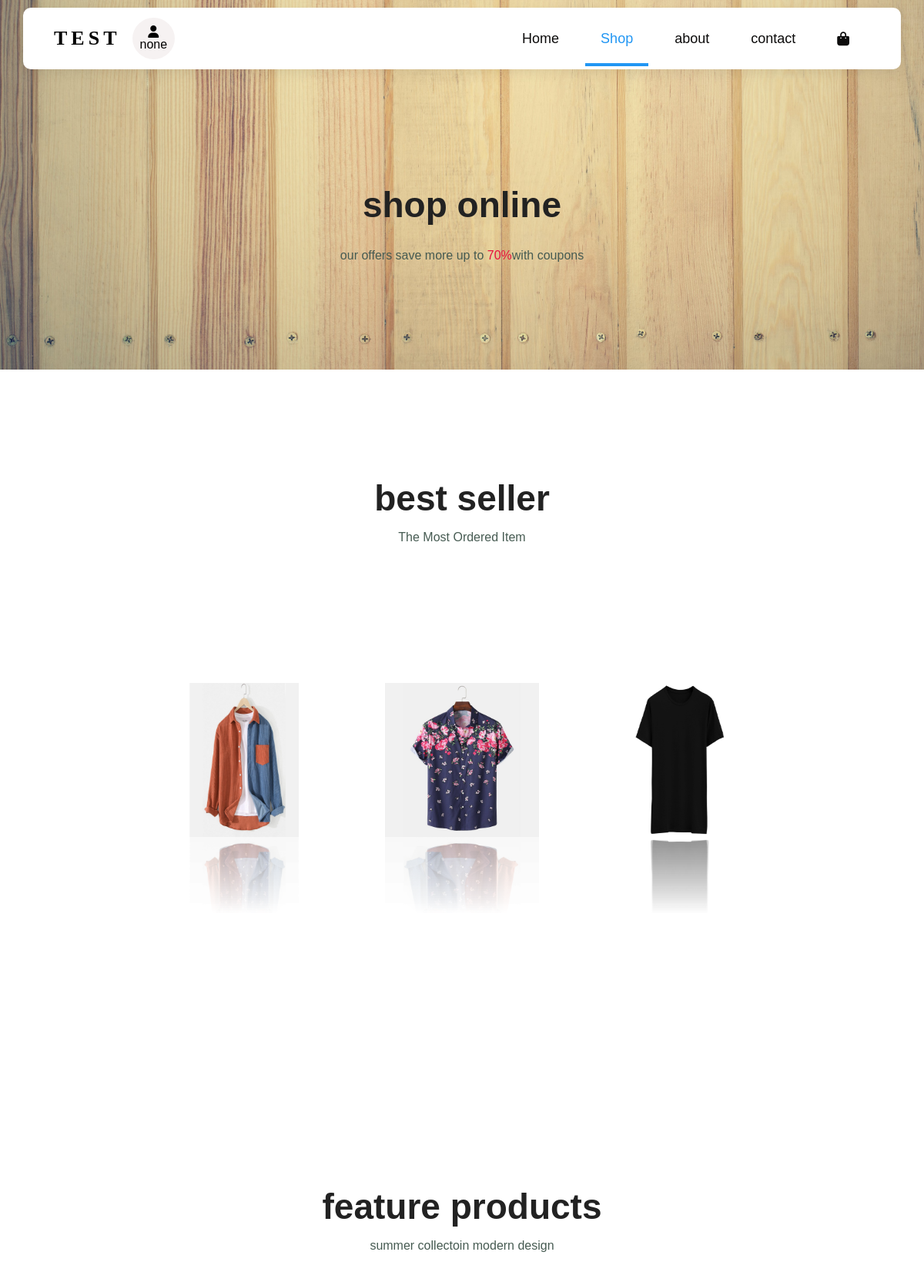
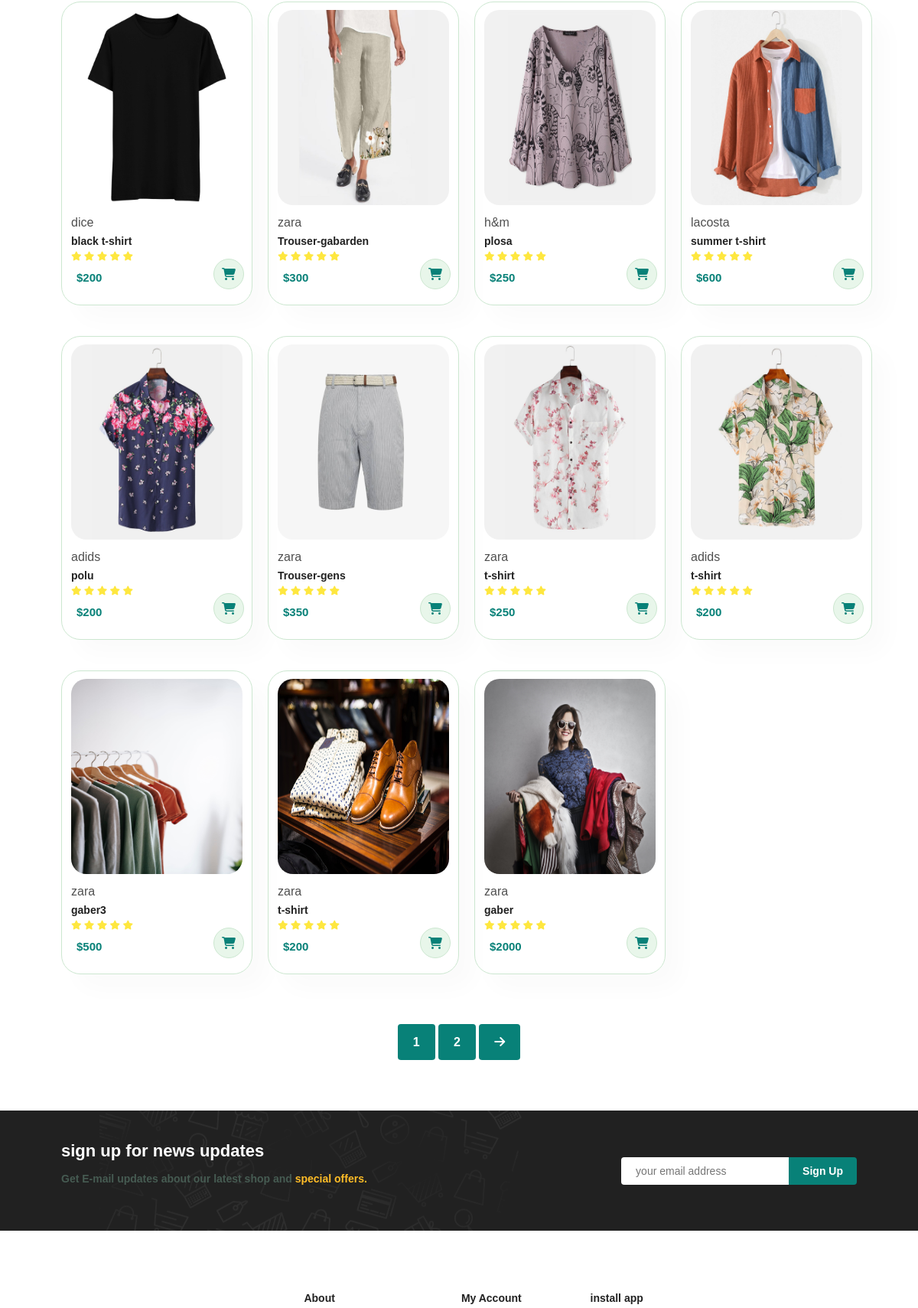
The page /shop.php (upper part) on the database its author committed (2 pictures, top to bottom).
### tables this page shows
CREATE TABLE `prod` (
  `id` int(11) NOT NULL,
  `prand` varchar(100) NOT NULL,
  `name` varchar(100) NOT NULL,
  `price` int(11) NOT NULL,
  `img` varchar(100) NOT NULL
);

### shop.php (the view, shortened to what this page needs)
<!DOCTYPE html>
<html lang="en">
<head>
    <link rel="stylesheet" href="css/all.min.css">
</head>
<body>
<section id="header">
      <div class="logo-user">
      <a class="logo" href="#">TEST  </a>
      <div class="user">
      <?php
      if(!empty($ID)){
      echo "<i class='fa-solid fa-user'></i>".substr($name, 0, 1);
      }else{
      echo "<i class='fa-solid fa-user'></i>"."none";
      }
      ?>
      </div>
      </div>
      <div>
      <ul id="navbar">
      <li><a href="index.php">Home</a></li>
      <li><a class="active" href="shop.php">Shop</a></li>
      <li><a href="about.php">about</a></li>
      <li><a href="contact.php">contact</a></li>
      <li id="bag"><a href="cart.php"><i class="fa-solid fa-bag-shopping"></i></a></li>
      </ul>
      </div>
</section>
<section id="landing" >
    <h2>shop online</h2>
    <p>our offers save more up to <span>70%</span>with coupons</p>
</section>
<section id="slide" class="section-p1 section-m1">
  <h2>best seller</h2>
  <p>The Most Ordered Item</p>
  <div class="box">
    <span style="--i:1;"><img src="img/best1.jpg" ></span>
    <span style="--i:3;"><img src="img/best1.jpg"></span>
    <span style="--i:4;"><img src="img/f6.jpg"></span>
    <span style="--i:5;"><img src="img/f5.jpg"></span>
    <span style="--i:7;"><img src="img/f6.jpg"></span>
    <span style="--i:8;"><img src="img/f5.jpg"></span>
  </div>
</section>
<section id="product1" class="section-p1">
      <h2>feature products</h2>
      <p>summer collectoin modern design</p>
      <div class="product-container">
      <?php
      include('config.php');
      $result =mysqli_query ($con,"SELECT * FROM prod");
      while($row =mysqli_fetch_array($result)){
      echo "
      <div class='product'>
      <a href='productofshop.php? id=$row[id]' style='text-decoration: none;''>
      <img src='$row[img]' alt='$row[name]'>
      <div class='info'>
      <span>$row[prand]</span>
      <h5>$row[name]</h5>
      <div class='star'>
      <i class='fas fa-star'></i>
      <i class='fas fa-star'></i>
      <i class='fas fa-star'></i>
      <i class='fas fa-star'></i>
      <i class='fas fa-star'></i>
      </div>
      <h4>$$row[price]</h4>
      </div>
      <div class='shopi'>
      <a href='#'><i class='fa-solid fa-cart-shopping'></i></a>
      </div>
      </a>
      </div>
      ";
      }
      ?>
      </div>
</section>
<section id="pagination" class="section-p1">
    <a href="#" >1</a>
    <a href="#" >2</a>
    <a href="#" ><i class="fa-solid fa-arrow-right"></i></a>
</section>
      <section id="newupdates" class="section-p1 section-m1">
      <div class="newtext">
      <h4>sign up for news updates</h4>
      <p>Get E-mail updates about our latest shop and <span>special offers.</span></p>
      </div>
      <div class="form">
        <input type="text" placeholder="your email address">
      <button class="norm">Sign Up</button>
      </div>
      </section>
<footer class="section-p1 section-m1" >
    <div class="col">
    <a class="logo" href="#">TEST</a>
    </div>
    <div class="col">
    <h4>About</h4>
    </div>
    <div class="col">
    <h4>My Account</h4>
    </div>
    <div class="col install">
    <h4>install app</h4>
    </div>
</footer>
</body>
</html>

### rows shown on the page
prod: img (picture), prand "dice", name "black t-shirt", price "200"
prod: img (picture), prand "zara", name "Trouser-gabarden", price "300"
prod: img (picture), prand "h&m", name "plosa", price "250"
prod: img (picture), prand "lacosta", name "summer t-shirt", price "600"
prod: img (picture), prand "adids", name "polu", price "200"
prod: img (picture), prand "zara", name "Trouser-gens", price "350"
prod: img (picture), prand "zara", name "t-shirt", price "250"
prod: img (picture), prand "adids", name "t-shirt", price "200"
prod: img (picture), prand "zara", name "gaber3", price "500"
prod: img (picture), prand "zara", name "t-shirt", price "200"
prod: img (picture), prand "zara", name "gaber", price "2000"
